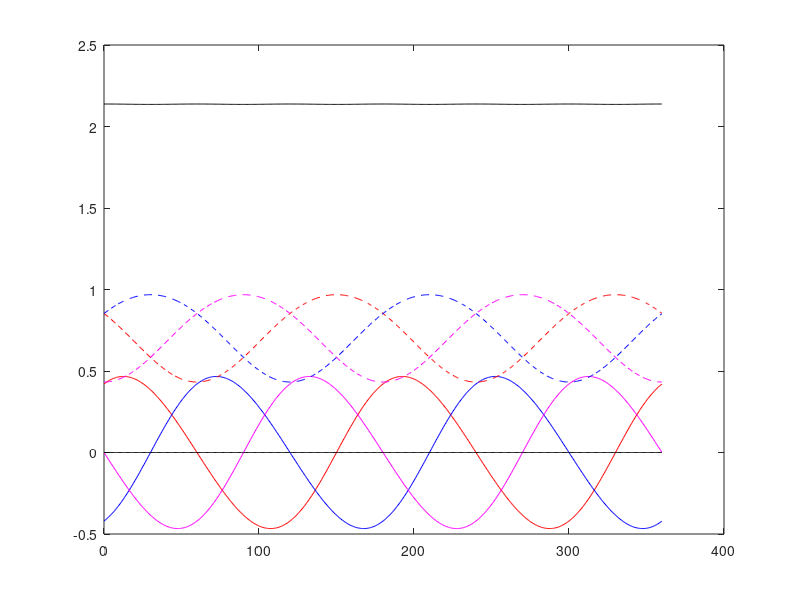
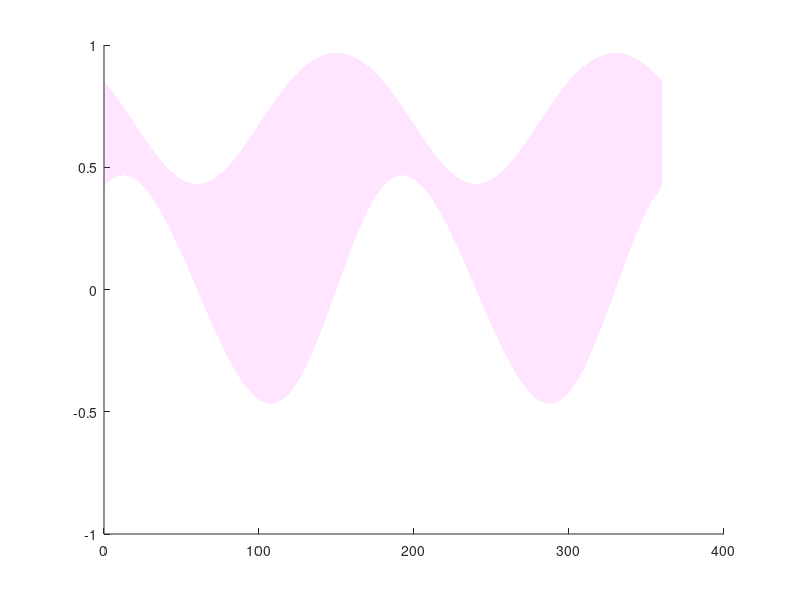
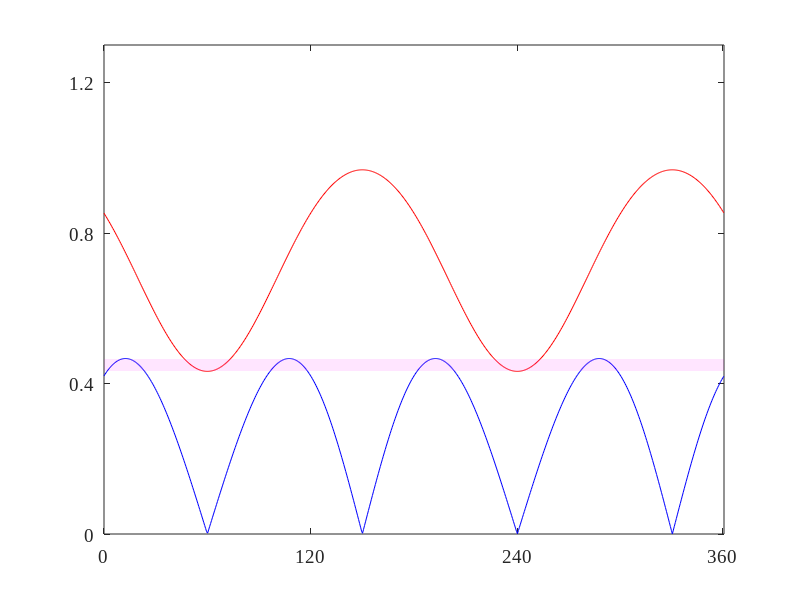

Write the MATLAB code that produced these figures, in order. (Note: this script raises an error after producing the figures.)

dead_time=0.02;

m=0.9;

theta_f1=0:0.01:2*pi;
D1=(1+m*sin(theta_f1))/2;
S1=(2/pi)*sin(pi*(D1));

theta_f2=theta_f1-2*pi/3;
D2=(1+m*sin(theta_f2))/2;
S2=(2/pi)*sin(pi*(D2));

theta_f3=theta_f1+2*pi/3;
D3=(1+m*sin(theta_f3))/2;
S3=(2/pi)*sin(pi*(D3));
%%
SA_min= (S1-S2);
SB_min= (S3-S1);
SC_min= (S2-S3);

SA_max= (S1+S2);
SB_max= (S1+S3);
SC_max= (S2+S3);

plot(theta_f1*180/pi,SA_min,'r')
hold on;
plot(theta_f1*180/pi,SB_min,'b')
hold on;
plot(theta_f1*180/pi,SC_min,'m')
hold on;
plot(theta_f1*180/pi,SA_max,'--r')
hold on;
plot(theta_f1*180/pi,SB_max,'--b')
hold on;
plot(theta_f1*180/pi,SC_max,'--m')
hold on;

plot(theta_f1*180/pi,SA_min+SB_min+SC_min,'k');

hold on;

plot(theta_f1*180/pi,SA_max+SB_max+SC_max,'k')
%%
x=(S1-S2);
y=(S1+S2);
figure1 = figure('Position', [0 0 400 300]);
axes1 = axes('Parent',figure1);
hold(axes1,'on');
patch('Parent',axes1, 'XData', [theta_f1*180/pi fliplr(theta_f1*180/pi)],'YData', [x fliplr(y)],'FaceColor',[1 0 1],...
    'EdgeColor','none','FaceAlpha',0.1)


%%


figure1 = figure('Position', [0 0 400 300]);
axes1 = axes('Parent',figure1);
hold(axes1,'on');
% plot(theta_f1*180/pi,S1,'r')
% hold on;
% plot(theta_f1*180/pi,S2,'b')
% hold on;
plot(theta_f1*180/pi,abs(S1-S2),'b')
hold on;
plot(theta_f1*180/pi,abs(S1+S2),'r')

x = min(abs(S1+S2))*ones(size(theta_f1));
y=max(abs(S1-S2))*ones(size(theta_f1));

patch('Parent',axes1, 'XData', [theta_f1*180/pi fliplr(theta_f1*180/pi)],'YData', [x fliplr(y)],'FaceColor',[1 0 1],...
    'EdgeColor','none','FaceAlpha',0.1)

box(axes1,'on');
hold(axes1,'off');

xlim([0 360])
ylim([0 1.3])

set(axes1,'XTick',[0 120 240 359], ...
    'XTickLabel',{'0','120','240','360'}, ...
    'YTick',[0 0.4 0.8 1.2], ...
    'YTickLabel',{'0','0.4','0.8','1.2'}, ...
    'FontName','TimesNewRoman','FontSize',14);

legend1 = legend(axes1,'show',{'Minimum','Maximum'},'interpreter','Latex','FontName','TimesNewRoman','FontSize',10);
set(legend1,...
    'Location','Best',...
    'EdgeColor','none',...
    'Color','white');

ylabel({'$\hat {S_{AB}}_{f_s}$'},'interpreter','latex','FontName','Times New Roman',...
    'FontSize',18);

% Create xlabel
xlabel('Fundamental Phase ($^o$)','interpreter','latex','FontName','Times New Roman',...
    'FontSize',15);
